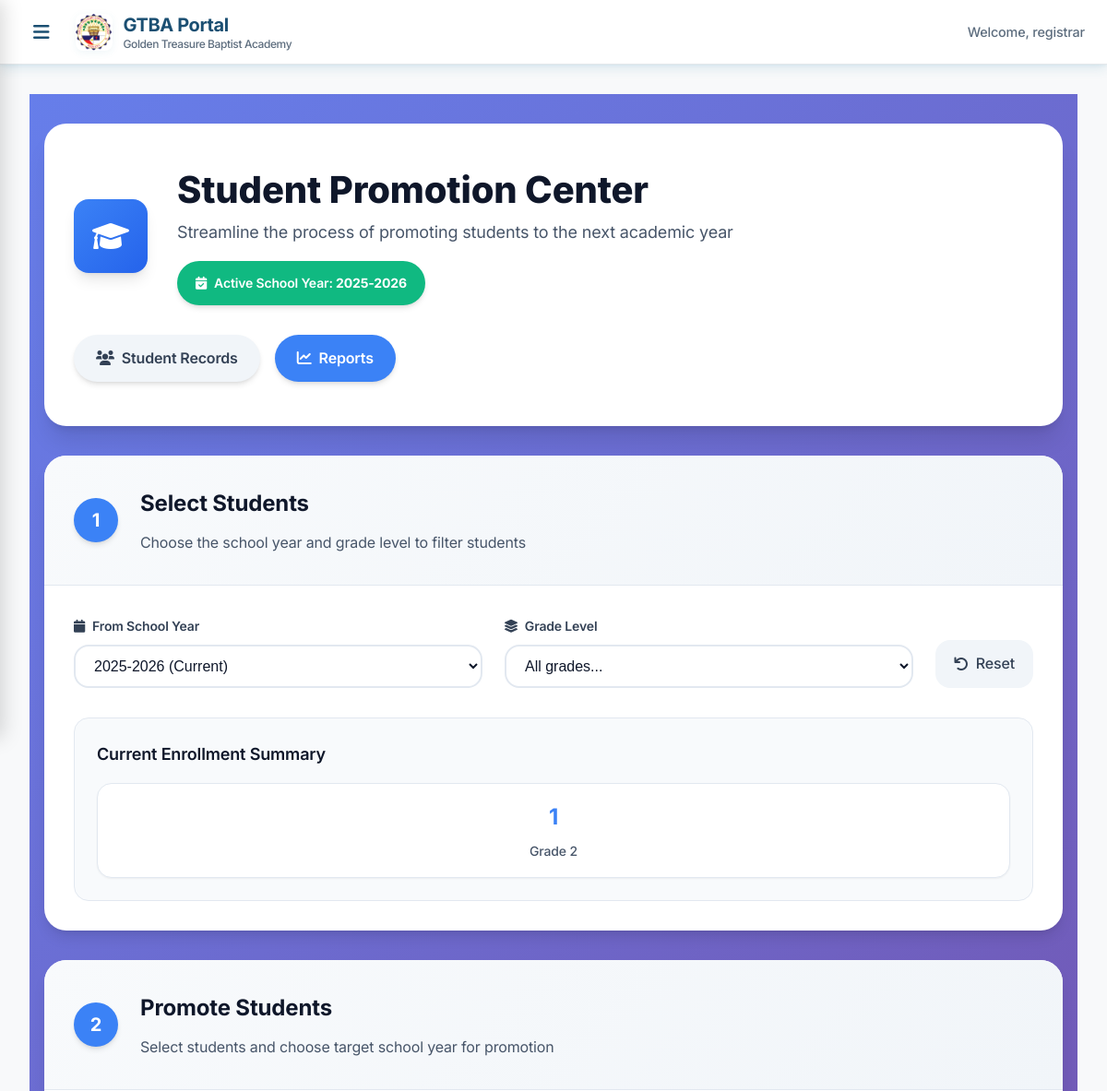
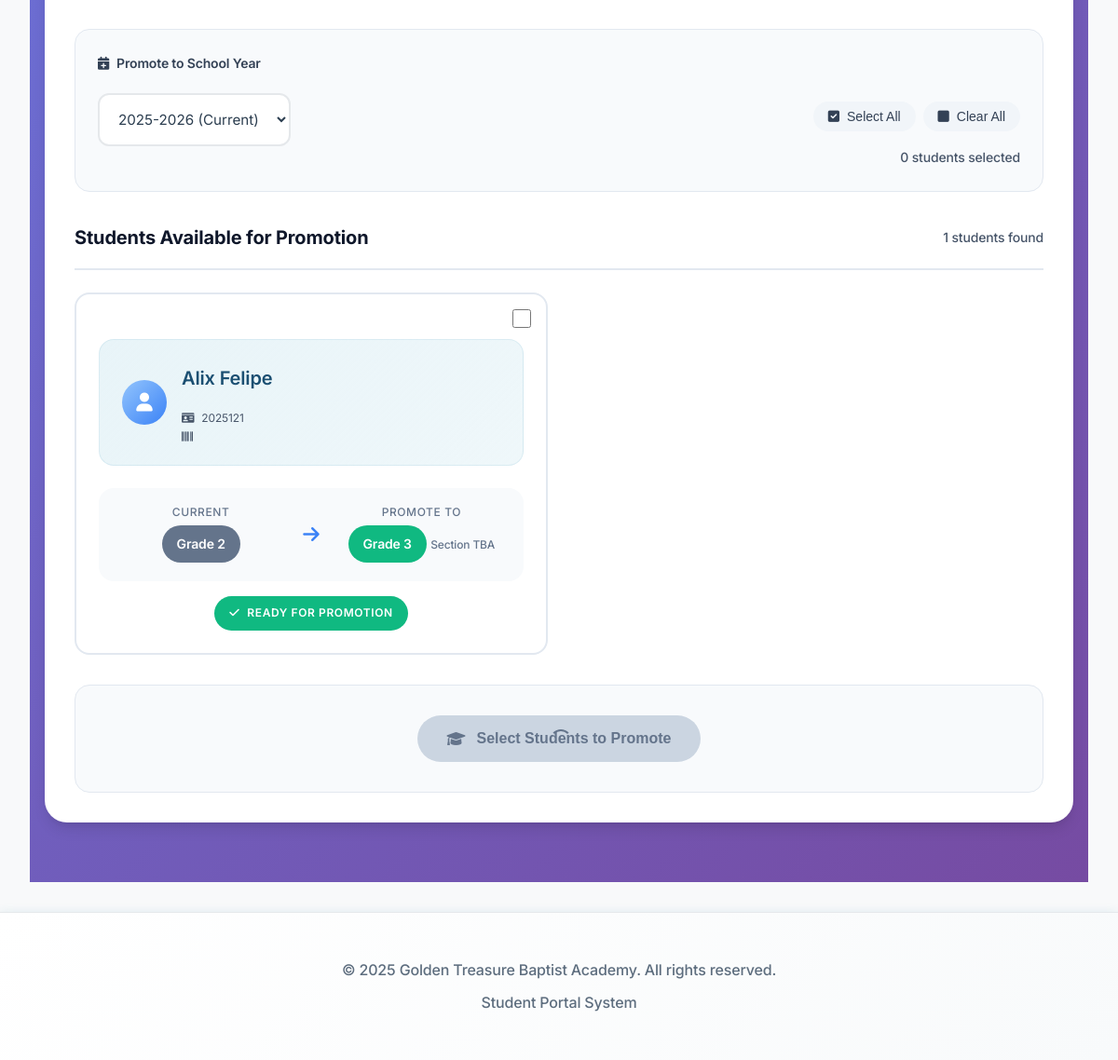
Page /registrar/student_promotion_new.php?promotion_year=2 (signed in) on the committed database (2 pictures, top to bottom).
### tables this page shows
CREATE TABLE `school_years` (
  `id` int NOT NULL,
  `year_name` varchar(20) DEFAULT NULL,
  `year_label` varchar(20) NOT NULL,
  `start_date` date NOT NULL,
  `end_date` date NOT NULL,
  `is_active` tinyint(1) DEFAULT '0',
  `is_current` tinyint(1) DEFAULT '0',
  `created_by` int NOT NULL,
  `created_at` timestamp NULL DEFAULT CURRENT_TIMESTAMP,
  `updated_at` timestamp NULL DEFAULT CURRENT_TIMESTAMP ON UPDATE CURRENT_TIMESTAMP
);

CREATE TABLE `students` (
  `id` int NOT NULL,
  `user_id` int NOT NULL,
  `student_id` varchar(20) NOT NULL,
  `lrn` varchar(12) DEFAULT NULL,
  `student_type` enum('Continuing','Transfer','New') NOT NULL,
  `enrollment_status` enum('Pending Payment','Enrolled','Dropped','Suspended','Transferred','Graduated') DEFAULT 'Pending Payment',
  `transferred_to_school` varchar(255) DEFAULT NULL,
  `transfer_date` date DEFAULT NULL,
  `transfer_reason` text,
  `transfer_approved_by` int DEFAULT NULL,
  `transfer_approved_at` timestamp NULL DEFAULT NULL,
  `prevent_auto_promotion` tinyint(1) DEFAULT NULL,
  `first_name` varchar(100) NOT NULL,
  `last_name` varchar(100) NOT NULL,
  `middle_name` varchar(100) DEFAULT NULL,
  `suffix` varchar(10) DEFAULT NULL,
  `gender` enum('Male','Female') NOT NULL,
  `date_of_birth` date NOT NULL,
  `place_of_birth` varchar(200) NOT NULL,
  `religion` varchar(50) DEFAULT NULL,
  `present_address` text NOT NULL,
  `permanent_address` text NOT NULL,
  `father_id` int DEFAULT NULL,
  `mother_id` int DEFAULT NULL,
  `legal_guardian_id` int DEFAULT NULL,
  `emergency_contact_name` varchar(200) DEFAULT NULL,
  `emergency_contact_number` varchar(20) DEFAULT NULL,
  `emergency_contact_relationship` varchar(50) DEFAULT NULL,
  `current_grade_level_id` int DEFAULT NULL,
  `current_section_id` int DEFAULT NULL,
  `current_school_year_id` int DEFAULT NULL,
  `medical_conditions` text,
  `allergies` text,
  `special_needs` text,
  `is_active` tinyint(1) DEFAULT '1',
  `created_by` int NOT NULL,
  `created_at` timestamp NULL DEFAULT CURRENT_TIMESTAMP,
  `updated_at` timestamp NULL DEFAULT CURRENT_TIMESTAMP ON UPDATE CURRENT_TIMESTAMP
);

CREATE TABLE `grade_levels` (
  `id` int NOT NULL,
  `grade_name` varchar(50) NOT NULL,
  `grade_code` varchar(10) NOT NULL,
  `level_type` enum('Nursery','Kindergarten','Elementary','Junior High School') NOT NULL,
  `grade_order` int NOT NULL,
  `is_active` tinyint(1) DEFAULT '1',
  `created_at` timestamp NULL DEFAULT CURRENT_TIMESTAMP,
  `updated_at` timestamp NULL DEFAULT CURRENT_TIMESTAMP ON UPDATE CURRENT_TIMESTAMP
);

### registrar/student_promotion_new.php (the view, shortened to what the rows shown need)
<?php
$database = new Database();
$conn = $database->connect();
try {
    $years_query = "SELECT * FROM school_years ORDER BY is_active DESC, start_date DESC";
    $years_stmt = $conn->prepare($years_query);
    $years_stmt->execute();
    $school_years = $years_stmt->fetchAll(PDO::FETCH_ASSOC);
    $current_year = null;
    foreach ($school_years as $year) {
        if ($year['is_active']) {
            $current_year = $year;
            break;
        }
    }
    $grades_query = "SELECT * FROM grade_levels WHERE is_active = 1 ORDER BY grade_order";
    $grades_stmt = $conn->prepare($grades_query);
    $grades_stmt->execute();
    $grade_levels = $grades_stmt->fetchAll(PDO::FETCH_ASSOC);
    $promotion_filter = $_GET['promotion_year'] ?? '';
    $students = [];
    if ($promotion_filter) {
        $where_conditions = ["s.enrollment_status = 'Enrolled'", "s.current_school_year_id = ?"];
        $params = [$promotion_filter];
        $students_query = "SELECT s.*,
                          CONCAT(s.first_name, ' ', IFNULL(CONCAT(s.middle_name, ' '), ''), s.last_name) as full_name,
                          gl.grade_name, gl.grade_order, gl.id as current_grade_id,
                          sy.year_label,
                          sec.section_name
                          FROM students s
                          LEFT JOIN grade_levels gl ON s.current_grade_level_id = gl.id
                          LEFT JOIN school_years sy ON s.current_school_year_id = sy.id
                          LEFT JOIN sections sec ON s.current_section_id = sec.id
                          WHERE " . implode(' AND ', $where_conditions) . "
                          ORDER BY gl.grade_order, s.last_name, s.first_name";
        $students_stmt = $conn->prepare($students_query);
        $students_stmt->execute($params);
        $students = $students_stmt->fetchAll(PDO::FETCH_ASSOC);
    }
} catch (Exception $e) {
    $error_message = "Error loading promotion data: " . $e->getMessage();
    error_log("Student promotion error: " . $e->getMessage());
}
include '../includes/header.php';
?>
<div class="promotion-app">
    <div class="hero-header">
        <div class="hero-content">
            <div class="hero-text">
                <h1>Student Promotion Center</h1>
                <?php if ($current_year): ?>
                    <div class="active-year">
                        <i class="fas fa-calendar-check"></i>
                        <span>Active School Year: <strong><?php echo htmlspecialchars($current_year['year_label']); ?></strong></span>
                    </div>
                <?php endif; ?>
            </div>
        </div>
    </div>
    <div class="promotion-content">
        <div class="promotion-step">
            <div class="step-header">
                <div class="step-title">
                    <h2>Select Students</h2>
                </div>
            </div>
        </div>
        <?php if (!empty($students)): ?>
            <div class="promotion-step">
                <div class="step-header">
                    <div class="step-title">
                        <h2>Promote Students</h2>
                    </div>
                </div>
                <div class="step-content">
                    <form method="POST" id="promotionForm" class="promotion-form">
                        <div class="students-container">
                            <div class="students-grid">
                                <?php foreach ($students as $student): ?>
                                    <?php
                                    $next_grade = null;
                                    foreach ($grade_levels as $i => $grade) {
                                        if ($grade['id'] == $student['current_grade_id']) {
                                            if (isset($grade_levels[$i + 1])) {
                                                $next_grade = $grade_levels[$i + 1];
                                            }
                                            break;
                                        }
                                    }
                                    ?>
                                    <div class="student-card <?php echo $next_grade ? 'promotable' : 'graduating'; ?>"
                                         data-student-id="<?php echo $student['id']; ?>">
                                        <?php if ($next_grade): ?>
                                            <div class="card-checkbox">
                                                <input type="checkbox"
                                                       id="student_<?php echo $student['id']; ?>"
                                                       name="selected_students[]"
                                                       value="<?php echo $student['id'] . '|' . $student['current_grade_id'] . '|' . $next_grade['id']; ?>"
                                                       class="student-checkbox">
                                            </div>
                                        <?php endif; ?>
                                        <div class="card-content">
                                            <div class="student-info">
                                                <div class="student-avatar">
                                                    <i class="fas fa-user"></i>
                                                </div>
                                                <div class="student-details">
                                                    <h4 class="student-name"><?php echo htmlspecialchars($student['full_name']); ?></h4>
                                                    <div class="student-meta">
                                                        <span class="meta-item">
                                                            <i class="fas fa-id-card"></i>
                                                            <?php echo htmlspecialchars($student['student_id']); ?>
                                                        </span>
                                                        <span class="meta-item">
                                                            <i class="fas fa-barcode"></i>
                                                        </span>
                                                    </div>
                                                </div>
                                            </div>
                                            <div class="promotion-info">
                                                <div class="current-grade">
                                                    <span class="grade-label">Current</span>
                                                    <span class="grade-badge current"><?php echo htmlspecialchars($student['grade_name']); ?></span>
                                                </div>
                                                <div class="promotion-arrow">
                                                    <i class="fas fa-arrow-right"></i>
                                                </div>
                                                <div class="next-grade">
                                                    <?php if ($next_grade): ?>
                                                        <span class="grade-label">Promote to</span>
                                                        <span class="grade-badge next"><?php echo htmlspecialchars($next_grade['grade_name']); ?></span>
                                                        <span class="section-info">Section TBA</span>
                                                    <?php endif; ?>
                                                </div>
                                            </div>
                                        </div>
                                        <div class="card-status">
                                            <?php if ($next_grade): ?>
                                                <span class="status-badge ready">
                                                    <i class="fas fa-check"></i>
                                                    Ready for Promotion
                                                </span>
                                            <?php endif; ?>
                                        </div>
                                    </div>
                                <?php endforeach; ?>
                            </div>
                        </div>
                    </form>
                </div>
            </div>
        <?php endif; ?>
    </div>
</div>
<?php include '../includes/footer.php'; ?>

### rows in the picture
school_years: year_label "2025-2026"
students: full_name "Alix Felipe", student "2025121", current_grade_level.grade_name "Grade 2"
grade_levels: grade_name "Grade 3"

### other values in the picture
$_SESSION['username'] "registrar"
$stat['student_count'] "1"
$stat['grade_name'] "Grade 2"
count($students) "1"
form field promotion_year "2025-2026 (Current)"
form field new_year_id "2025-2026 (Current)"
